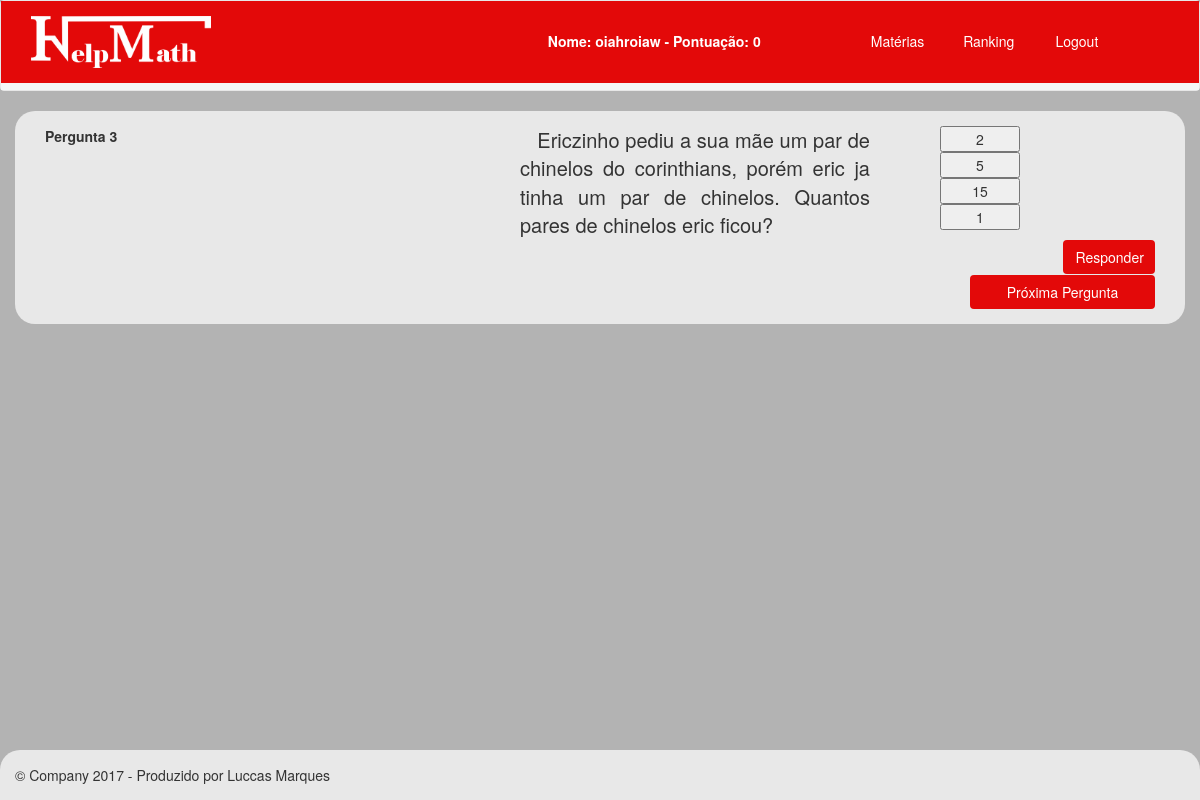
Screenshot of /jogos/soma/fase.1.php?id=3 (signed in) with the database file from the repository.
### tables this page shows
CREATE TABLE `perguntas` (
  `id` int(11) NOT NULL,
  `nome` varchar(250) NOT NULL,
  `questao` text NOT NULL,
  `id_fase` int(11) NOT NULL,
  `peso` int(11) NOT NULL,
  `pesoNegativo` int(11) NOT NULL
);

CREATE TABLE `respostas` (
  `id` int(11) NOT NULL,
  `resposta` int(11) NOT NULL,
  `id_pergunta` int(11) NOT NULL,
  `correta` int(11) NOT NULL
);

### jogos/soma/fase.1.php (the view, shortened to what this page needs)
<?php
include("header.php");
include "../../config/config.php";
$varId = $_GET['id'];
$sql3 = "SELECT *
FROM perguntas";
$resultado3 = $conecta->query($sql3);
$cont = mysqli_num_rows($resultado3);
$sql = "SELECT
          id,
          perguntas.nome AS nomeQuestao,
          perguntas.questao AS textoQuestao,
          perguntas.peso AS pesoQuestao,
          perguntas.pesoNegativo AS pesoQuestaoNegativo
        FROM perguntas WHERE id = $varId";
$resultado = $conecta->query($sql);
?>
<!DOCTYPE html>
<html lang="en">
  <head>
    <link href="../../lib/css/bootstrap.css" rel="stylesheet">
    <link href="../../lib/css/rowcss.css" rel="stylesheet">
  </head>
  <body class="fundogeral" >
        <div class="container fundoindex">
        <form method="POST" action="../../controller/correcao.php?id=<?php echo $varId; ?>">
        <?php
if($varId<=$cont){
 while($registro = $resultado->fetch_assoc()){
$sql2 = "SELECT
resposta
FROM respostas WHERE id_pergunta=".$registro['id'];
$resultado2 = $conecta->query($sql2);
?>
        <div class="tituloFeed col-md-5"><b><?php echo $registro['nomeQuestao']  ?></b></div>
        <div class="textoIntroducao col-md-4  ">&nbsp;&nbsp;&nbsp;<?php  echo $registro['textoQuestao']  ?></div>
        <?php
while($registro2 = $resultado2->fetch_assoc()){
        ?>
<div class="col-md-2">
<input class="col-md-offset-3 col-md-6 danger" type="button" value="<?php echo $registro2['resposta'] ?>" ></input>
</div>
<?php
}
}
}else{
  header ("Location: ../../index.php");
}
?>
<div class="col-md-12">
  <div class="col-md-11"></div>
<button id="button1id" type="submit" name="button1id" class="btn entrar col-md-1"> Responder </button>
</div>
   </form>
<div class="row">
<div class="col-md-12"></div>
</div>
<div class="col-md-12">
<div class="col-md-2"></div>
<div class="col-md-8"></div>
<a href="fase.php?pergunta=passou&id=<?php echo $varId+=1; ?>">
<button class="btn entrar col-md-2"> Próxima Pergunta </button>
</a>
</div>
        </div>
      <footer class="footer fundofooter fixed-bottom">
        <p>&copy; Company 2017 - Produzido por Luccas Marques</p>
      </footer>
  </body>
</html>

### rows the page displays
perguntas: nome "Pergunta 3", questao "Ericzinho pediu a sua mãe um par de chinelos do corinthians, porém eric ja tinha um par de chinelos. Quantos pares de chinelos eric ficou?"
respostas: resposta "2"
respostas: resposta "5"
respostas: resposta "15"
respostas: resposta "1"

### other values shown
$nomeUsuario "oiahroiaw"
$expUsuario "0"
